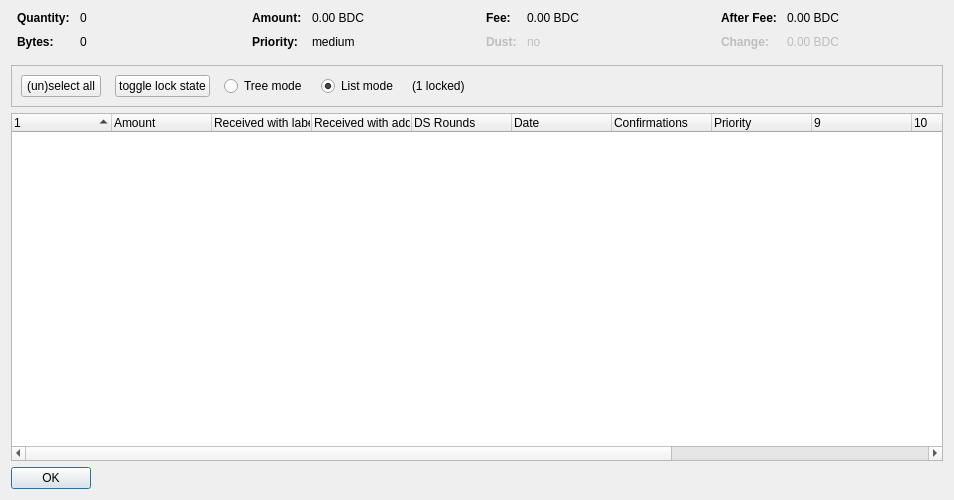
<?xml version="1.0" encoding="UTF-8"?>
<ui version="4.0">
 <class>CoinControlDialog</class>
 <widget class="QDialog" name="CoinControlDialog">
  <property name="geometry">
   <rect>
    <x>0</x>
    <y>0</y>
    <width>954</width>
    <height>500</height>
   </rect>
  </property>
  <property name="windowTitle">
   <string>Coin Selection</string>
  </property>
  <layout class="QVBoxLayout" name="verticalLayout">
   <item>
    <layout class="QHBoxLayout" name="horizontalLayoutTop" stretch="0,0,0,0">
     <property name="topMargin">
      <number>0</number>
     </property>
     <property name="bottomMargin">
      <number>10</number>
     </property>
     <item>
      <layout class="QFormLayout" name="formLayoutCoinControl1">
       <property name="horizontalSpacing">
        <number>10</number>
       </property>
       <property name="verticalSpacing">
        <number>10</number>
       </property>
       <property name="leftMargin">
        <number>6</number>
       </property>
       <property name="rightMargin">
        <number>6</number>
       </property>
       <item row="0" column="0">
        <widget class="QLabel" name="labelCoinControlQuantityText">
         <property name="font">
          <font>
           <weight>75</weight>
           <bold>true</bold>
          </font>
         </property>
         <property name="text">
          <string>Quantity:</string>
         </property>
        </widget>
       </item>
       <item row="0" column="1">
        <widget class="QLabel" name="labelCoinControlQuantity">
         <property name="cursor">
          <cursorShape>IBeamCursor</cursorShape>
         </property>
         <property name="contextMenuPolicy">
          <enum>Qt::ActionsContextMenu</enum>
         </property>
         <property name="text">
          <string notr="true">0</string>
         </property>
         <property name="textInteractionFlags">
          <set>Qt::LinksAccessibleByMouse|Qt::TextSelectableByKeyboard|Qt::TextSelectableByMouse</set>
         </property>
        </widget>
       </item>
       <item row="1" column="0">
        <widget class="QLabel" name="labelCoinControlBytesText">
         <property name="font">
          <font>
           <weight>75</weight>
           <bold>true</bold>
          </font>
         </property>
         <property name="text">
          <string>Bytes:</string>
         </property>
        </widget>
       </item>
       <item row="1" column="1">
        <widget class="QLabel" name="labelCoinControlBytes">
         <property name="cursor">
          <cursorShape>IBeamCursor</cursorShape>
         </property>
         <property name="contextMenuPolicy">
          <enum>Qt::ActionsContextMenu</enum>
         </property>
         <property name="text">
          <string notr="true">0</string>
         </property>
         <property name="textInteractionFlags">
          <set>Qt::LinksAccessibleByMouse|Qt::TextSelectableByKeyboard|Qt::TextSelectableByMouse</set>
         </property>
        </widget>
       </item>
      </layout>
     </item>
     <item>
      <layout class="QFormLayout" name="formLayoutCoinControl2">
       <property name="horizontalSpacing">
        <number>10</number>
       </property>
       <property name="verticalSpacing">
        <number>10</number>
       </property>
       <property name="leftMargin">
        <number>6</number>
       </property>
       <property name="rightMargin">
        <number>6</number>
       </property>
       <item row="0" column="0">
        <widget class="QLabel" name="labelCoinControlAmountText">
         <property name="font">
          <font>
           <weight>75</weight>
           <bold>true</bold>
          </font>
         </property>
         <property name="text">
          <string>Amount:</string>
         </property>
        </widget>
       </item>
       <item row="0" column="1">
        <widget class="QLabel" name="labelCoinControlAmount">
         <property name="cursor">
          <cursorShape>IBeamCursor</cursorShape>
         </property>
         <property name="contextMenuPolicy">
          <enum>Qt::ActionsContextMenu</enum>
         </property>
         <property name="text">
          <string notr="true">0.00 BDC</string>
         </property>
         <property name="textInteractionFlags">
          <set>Qt::LinksAccessibleByMouse|Qt::TextSelectableByKeyboard|Qt::TextSelectableByMouse</set>
         </property>
        </widget>
       </item>
       <item row="1" column="0">
        <widget class="QLabel" name="labelCoinControlPriorityText">
         <property name="font">
          <font>
           <weight>75</weight>
           <bold>true</bold>
          </font>
         </property>
         <property name="text">
          <string>Priority:</string>
         </property>
        </widget>
       </item>
       <item row="1" column="1">
        <widget class="QLabel" name="labelCoinControlPriority">
         <property name="cursor">
          <cursorShape>IBeamCursor</cursorShape>
         </property>
         <property name="contextMenuPolicy">
          <enum>Qt::ActionsContextMenu</enum>
         </property>
         <property name="text">
          <string>medium</string>
         </property>
         <property name="textInteractionFlags">
          <set>Qt::LinksAccessibleByMouse|Qt::TextSelectableByKeyboard|Qt::TextSelectableByMouse</set>
         </property>
        </widget>
       </item>
      </layout>
     </item>
     <item>
      <layout class="QFormLayout" name="formLayoutCoinControl3">
       <property name="horizontalSpacing">
        <number>10</number>
       </property>
       <property name="verticalSpacing">
        <number>10</number>
       </property>
       <property name="leftMargin">
        <number>6</number>
       </property>
       <property name="rightMargin">
        <number>6</number>
       </property>
       <item row="0" column="0">
        <widget class="QLabel" name="labelCoinControlFeeText">
         <property name="font">
          <font>
           <weight>75</weight>
           <bold>true</bold>
          </font>
         </property>
         <property name="text">
          <string>Fee:</string>
         </property>
        </widget>
       </item>
       <item row="0" column="1">
        <widget class="QLabel" name="labelCoinControlFee">
         <property name="cursor">
          <cursorShape>IBeamCursor</cursorShape>
         </property>
         <property name="contextMenuPolicy">
          <enum>Qt::ActionsContextMenu</enum>
         </property>
         <property name="text">
          <string notr="true">0.00 BDC</string>
         </property>
         <property name="textInteractionFlags">
          <set>Qt::LinksAccessibleByMouse|Qt::TextSelectableByKeyboard|Qt::TextSelectableByMouse</set>
         </property>
        </widget>
       </item>
       <item row="1" column="0">
        <widget class="QLabel" name="labelCoinControlLowOutputText">
         <property name="enabled">
          <bool>false</bool>
         </property>
         <property name="font">
          <font>
           <weight>75</weight>
           <bold>true</bold>
          </font>
         </property>
         <property name="text">
          <string>Dust:</string>
         </property>
        </widget>
       </item>
       <item row="1" column="1">
        <widget class="QLabel" name="labelCoinControlLowOutput">
         <property name="enabled">
          <bool>false</bool>
         </property>
         <property name="cursor">
          <cursorShape>IBeamCursor</cursorShape>
         </property>
         <property name="contextMenuPolicy">
          <enum>Qt::ActionsContextMenu</enum>
         </property>
         <property name="text">
          <string>no</string>
         </property>
         <property name="textInteractionFlags">
          <set>Qt::LinksAccessibleByMouse|Qt::TextSelectableByKeyboard|Qt::TextSelectableByMouse</set>
         </property>
        </widget>
       </item>
      </layout>
     </item>
     <item>
      <layout class="QFormLayout" name="formLayoutCoinControl4">
       <property name="horizontalSpacing">
        <number>10</number>
       </property>
       <property name="verticalSpacing">
        <number>10</number>
       </property>
       <property name="leftMargin">
        <number>6</number>
       </property>
       <property name="rightMargin">
        <number>6</number>
       </property>
       <item row="0" column="0">
        <widget class="QLabel" name="labelCoinControlAfterFeeText">
         <property name="font">
          <font>
           <weight>75</weight>
           <bold>true</bold>
          </font>
         </property>
         <property name="text">
          <string>After Fee:</string>
         </property>
        </widget>
       </item>
       <item row="0" column="1">
        <widget class="QLabel" name="labelCoinControlAfterFee">
         <property name="cursor">
          <cursorShape>IBeamCursor</cursorShape>
         </property>
         <property name="contextMenuPolicy">
          <enum>Qt::ActionsContextMenu</enum>
         </property>
         <property name="text">
          <string notr="true">0.00 BDC</string>
         </property>
         <property name="textInteractionFlags">
          <set>Qt::LinksAccessibleByMouse|Qt::TextSelectableByKeyboard|Qt::TextSelectableByMouse</set>
         </property>
        </widget>
       </item>
       <item row="1" column="0">
        <widget class="QLabel" name="labelCoinControlChangeText">
         <property name="enabled">
          <bool>false</bool>
         </property>
         <property name="font">
          <font>
           <weight>75</weight>
           <bold>true</bold>
          </font>
         </property>
         <property name="text">
          <string>Change:</string>
         </property>
        </widget>
       </item>
       <item row="1" column="1">
        <widget class="QLabel" name="labelCoinControlChange">
         <property name="enabled">
          <bool>false</bool>
         </property>
         <property name="cursor">
          <cursorShape>IBeamCursor</cursorShape>
         </property>
         <property name="contextMenuPolicy">
          <enum>Qt::ActionsContextMenu</enum>
         </property>
         <property name="text">
          <string notr="true">0.00 BDC</string>
         </property>
         <property name="textInteractionFlags">
          <set>Qt::LinksAccessibleByMouse|Qt::TextSelectableByKeyboard|Qt::TextSelectableByMouse</set>
         </property>
        </widget>
       </item>
      </layout>
     </item>
    </layout>
   </item>
   <item>
    <widget class="QFrame" name="frame">
     <property name="minimumSize">
      <size>
       <width>0</width>
       <height>40</height>
      </size>
     </property>
     <property name="frameShape">
      <enum>QFrame::StyledPanel</enum>
     </property>
     <property name="frameShadow">
      <enum>QFrame::Sunken</enum>
     </property>
     <layout class="QHBoxLayout" name="horizontalLayout">
      <item>
       <layout class="QHBoxLayout" name="horizontalLayoutPanel" stretch="0,0,0,0,0,0">
        <property name="spacing">
         <number>14</number>
        </property>
        <item>
         <widget class="QPushButton" name="pushButtonSelectAll">
          <property name="sizePolicy">
           <sizepolicy hsizetype="Maximum" vsizetype="Fixed">
            <horstretch>0</horstretch>
            <verstretch>0</verstretch>
           </sizepolicy>
          </property>
          <property name="text">
           <string>(un)select all</string>
          </property>
          <property name="autoDefault">
           <bool>false</bool>
          </property>
         </widget>
        </item>
        <item>
         <widget class="QPushButton" name="pushButtonToggleLock">
          <property name="sizePolicy">
           <sizepolicy hsizetype="Maximum" vsizetype="Fixed">
            <horstretch>0</horstretch>
            <verstretch>0</verstretch>
           </sizepolicy>
          </property>
          <property name="text">
           <string>toggle lock state</string>
          </property>
          <property name="autoDefault">
           <bool>false</bool>
          </property>
         </widget>
        </item>
        <item>
         <widget class="QRadioButton" name="radioTreeMode">
          <property name="sizePolicy">
           <sizepolicy hsizetype="Maximum" vsizetype="Fixed">
            <horstretch>0</horstretch>
            <verstretch>0</verstretch>
           </sizepolicy>
          </property>
          <property name="text">
           <string>Tree mode</string>
          </property>
         </widget>
        </item>
        <item>
         <widget class="QRadioButton" name="radioListMode">
          <property name="sizePolicy">
           <sizepolicy hsizetype="Maximum" vsizetype="Fixed">
            <horstretch>0</horstretch>
            <verstretch>0</verstretch>
           </sizepolicy>
          </property>
          <property name="text">
           <string>List mode</string>
          </property>
          <property name="checked">
           <bool>true</bool>
          </property>
         </widget>
        </item>
        <item>
         <widget class="QLabel" name="labelLocked">
          <property name="text">
           <string>(1 locked)</string>
          </property>
         </widget>
        </item>
        <item>
         <spacer name="horizontalSpacer">
          <property name="orientation">
           <enum>Qt::Horizontal</enum>
          </property>
          <property name="sizeHint" stdset="0">
           <size>
            <width>40</width>
            <height>20</height>
           </size>
          </property>
         </spacer>
        </item>
       </layout>
      </item>
     </layout>
    </widget>
   </item>
   <item>
    <widget class="CoinControlTreeWidget" name="treeWidget">
     <property name="contextMenuPolicy">
      <enum>Qt::CustomContextMenu</enum>
     </property>
     <property name="sortingEnabled">
      <bool>false</bool>
     </property>
     <property name="columnCount">
      <number>13</number>
     </property>
     <attribute name="headerShowSortIndicator" stdset="0">
      <bool>true</bool>
     </attribute>
     <attribute name="headerStretchLastSection">
      <bool>false</bool>
     </attribute>
     <column>
      <property name="text">
       <string/>
      </property>
     </column>
     <column>
      <property name="text">
       <string>Amount</string>
      </property>
     </column>
     <column>
      <property name="text">
       <string>Received with label</string>
      </property>
     </column>
     <column>
      <property name="text">
       <string>Received with address</string>
      </property>
     </column>
     <column>
      <property name="text">
       <string>DS Rounds</string>
      </property>
     </column>
     <column>
      <property name="text">
       <string>Date</string>
      </property>
     </column>
     <column>
      <property name="text">
       <string>Confirmations</string>
      </property>
      <property name="toolTip">
       <string>Confirmed</string>
      </property>
     </column>
     <column>
      <property name="text">
       <string>Priority</string>
      </property>
     </column>
     <column>
      <property name="text">
       <string/>
      </property>
     </column>
     <column>
      <property name="text">
       <string/>
      </property>
     </column>
     <column>
      <property name="text">
       <string/>
      </property>
     </column>
     <column>
      <property name="text">
       <string/>
      </property>
     </column>
     <column>
      <property name="text">
       <string/>
      </property>
     </column>
    </widget>
   </item>
   <item>
    <widget class="QDialogButtonBox" name="buttonBox">
     <property name="sizePolicy">
      <sizepolicy hsizetype="Maximum" vsizetype="Fixed">
       <horstretch>0</horstretch>
       <verstretch>0</verstretch>
      </sizepolicy>
     </property>
     <property name="orientation">
      <enum>Qt::Horizontal</enum>
     </property>
     <property name="standardButtons">
      <set>QDialogButtonBox::Ok</set>
     </property>
    </widget>
   </item>
  </layout>
 </widget>
 <customwidgets>
  <customwidget>
   <class>CoinControlTreeWidget</class>
   <extends>QTreeWidget</extends>
   <header>coincontroltreewidget.h</header>
  </customwidget>
 </customwidgets>
 <resources/>
 <connections/>
</ui>
